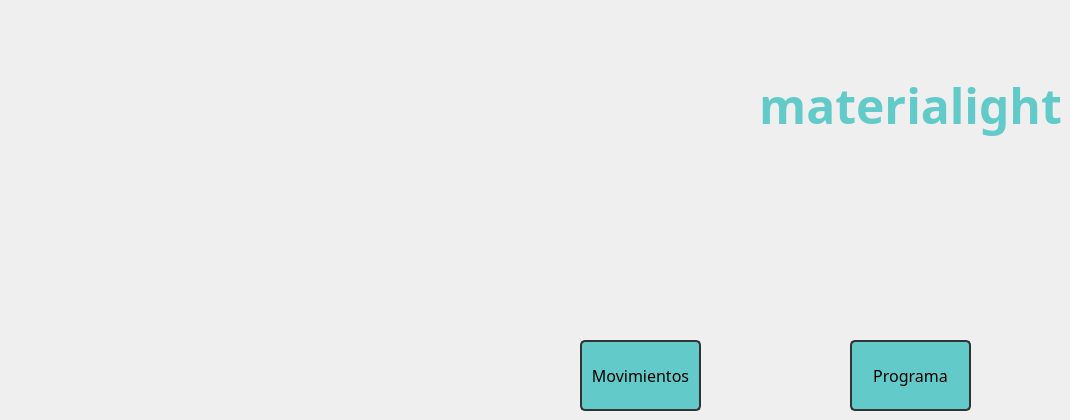
    <widget class="QWidget" name="menu">
     <property name="styleSheet">
      <string notr="true">QWidget#menu{
	border: 3px solid #333333;
	border-radius: 10px
}</string>
     </property>
     <widget class="QLabel" name="label">
      <property name="geometry">
       <rect>
        <x>760</x>
        <y>60</y>
        <width>301</width>
        <height>91</height>
       </rect>
      </property>
      <property name="styleSheet">
       <string notr="true">color: #62CBC9;
font-size: 48px;
font-weight: bold;
font-family: nunito;
text-align: center;</string>
      </property>
      <property name="text">
       <string>materialight</string>
      </property>
      <property name="alignment">
       <set>Qt::AlignmentFlag::AlignCenter</set>
      </property>
     </widget>
     <widget class="QPushButton" name="bt_pg_movimientos2">
      <property name="geometry">
       <rect>
        <x>580</x>
        <y>340</y>
        <width>121</width>
        <height>71</height>
       </rect>
      </property>
      <property name="styleSheet">
       <string notr="true">QPushButton {
    background-color: #62CBC9;
    border: 2px solid #333333;
    border-radius: 5px;
    padding: 10px;
	font-size: 16px;
	font-family: nunito;
}
QPushButton:hover {
    background-color: rgb(170, 255, 255);
}
QPushButton:pressed {
    background-color: rgb(206, 255, 252);
}</string>
      </property>
      <property name="text">
       <string>Movimientos</string>
      </property>
     </widget>
     <widget class="QPushButton" name="bt_pg_programa_2">
      <property name="geometry">
       <rect>
        <x>850</x>
        <y>340</y>
        <width>121</width>
        <height>71</height>
       </rect>
      </property>
      <property name="styleSheet">
       <string notr="true">QPushButton {
    background-color: #62CBC9;
    border: 2px solid #333333;
    border-radius: 5px;
    padding: 10px;
	font-size: 16px;
	font-family: nunito;
}
QPushButton:hover {
    background-color: rgb(170, 255, 255);
}
QPushButton:pressed {
    background-color: rgb(206, 255, 252);
}</string>
      </property>
      <property name="text">
       <string>Programa</string>
      </property>
     </widget>
    </widget>
